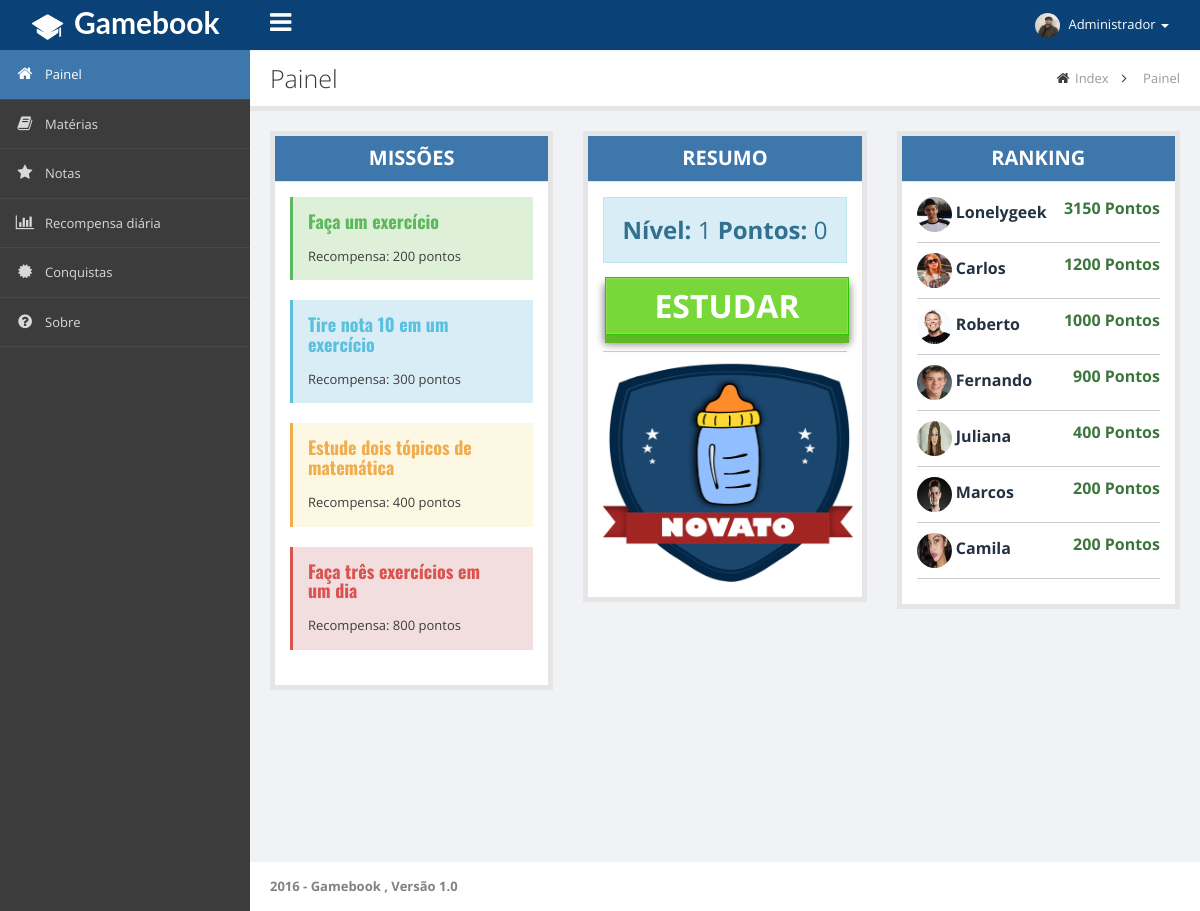
Page /painel.php (signed in) on the committed database.
### tables this page shows
CREATE TABLE `missao_estudante` (
  `id` int(11) NOT NULL,
  `id_missao` int(11) NOT NULL,
  `id_est` int(11) NOT NULL,
  `concluida` int(11) NOT NULL DEFAULT '0'
);

CREATE TABLE `missao` (
  `id` int(11) NOT NULL,
  `nome` varchar(200) NOT NULL,
  `objetivo` varchar(250) NOT NULL,
  `pontos` int(11) NOT NULL
);

CREATE TABLE `estudante` (
  `id` int(11) NOT NULL,
  `nome` varchar(100) NOT NULL,
  `email` varchar(100) NOT NULL,
  `senha` varchar(100) NOT NULL,
  `sexo` varchar(20) NOT NULL,
  `cidade` varchar(50) NOT NULL,
  `estado` varchar(20) NOT NULL,
  `nivel` int(11) NOT NULL DEFAULT '1',
  `pontos` int(11) NOT NULL DEFAULT '0',
  `nivel_acesso` int(11) NOT NULL DEFAULT '2',
  `anonasc` int(11) NOT NULL,
  `apelido` varchar(100) NOT NULL,
  `imagem` varchar(100) NOT NULL
);

### classes/db.class.php (called while the page is built, shortened)
<?php
class DB{
  private static $conn;
  public static function conn(){
  	if(is_null(self::$conn)){
  		self::$conn = new PDO('mysql:host=localhost;dbname=dbgamebook;','root','');
  	}
  	return self::$conn;
  }
}
?>

### classes/busca.class.php (called while the page is built, shortened)
<?php
class Busca extends DB{
    public function selecionarMissao($id){
  	   $sql = "SELECT * FROM missao INNER JOIN missao_estudante ON missao.id = missao_estudante.id_missao and missao_estudante.id_est = $id";
       self::conn()->query('SET NAMES utf8');
  	   return self::conn()->query($sql);
    }
     public function selecionarEstudante(){
          $sql = "SELECT * FROM estudante ORDER BY pontos DESC";
          self::conn()->query('SET NAMES utf8');
          return self::conn()->query($sql);
     }
     public function selecionarPontos($id){
          $sql = "SELECT pontos FROM estudante Where id = $id";
          self::conn()->query('SET NAMES utf8');
          return self::conn()->query($sql);
     }
}
?>

### painel.php (the view, shortened to what this page needs)
<?php
     include_once('classes/db.class.php');
     require_once('classes/busca.class.php');
     $busca = new Busca();
     $id = $_SESSION['usuarioId'];
     $nivel = $_SESSION['usuarioNivel'];
     $apelido = $_SESSION['usuarioApelido'];
     $imagem =  $_SESSION['usuarioImagem'];
     foreach($busca->selecionarPontos($id) as $linha){
             $pontos = $linha['pontos'];
     }
?>
<!DOCTYPE html>
<html lang="pt-br">
<head>
    <link type="text/css" rel="stylesheet" href="css/jquery-ui-1.10.4.custom.min.css">
    <link type="text/css" rel="stylesheet" href="css/font-awesome.min.css">
    <link type="text/css" rel="stylesheet" href="css/bootstrap.min.css">
    <link type="text/css" rel="stylesheet" href="css/animate.css">
    <link type="text/css" rel="stylesheet" href="css/all.css">
    <link type="text/css" rel="stylesheet" href="css/main.css">
    <link type="text/css" rel="stylesheet" href="css/style-responsive.css">
    <link type="text/css" rel="stylesheet" href="css/zabuto_calendar.min.css">
    <link type="text/css" rel="stylesheet" href="css/pace.css">
    <link type="text/css" rel="stylesheet" href="css/jquery.news-ticker.css">
    <link type="text/css" rel="stylesheet" href="css/botoes.css">
</head>
<body>
    <div>
        <div id="header-topbar-option-demo" class="page-header-topbar">
            <nav id="topbar" role="navigation" style="margin-bottom: 0;" data-step="3" class="navbar navbar-default navbar-static-top">
            <div class="navbar-header">
                <a id="logo" href="painel.php" class="navbar-brand"><span class="logo-text" ><img height="40" width="35" src="img/whiteicon.png" alt=""/>  <b>Gamebook</b></span></a>
                </div>
            <div class="topbar-main"><a id="menu-toggle" href="#" class="hidden-xs"><i class="fa fa-bars"></i></a>
                <ul class="nav navbar navbar-top-links navbar-right mbn">
                    <li class="dropdown topbar-user"><a data-hover="dropdown"  class="dropdown-toggle"><img src="img/<?php echo $imagem?>" alt="" class="img-responsive img-circle"/>&nbsp;<span class="hidden-xs"><?php echo $apelido ?></span>&nbsp;<span class="caret"></span></a>
                    </li>
                </ul>
            </div>
        </nav>
        </div>
        <div id="wrapper">
            <nav id="sidebar" role="navigation" data-step="2" data-intro="Template has &lt;b&gt;many navigation styles&lt;/b&gt;"
                data-position="right" class="navbar-default navbar-static-side">
            <div class="sidebar-collapse menu-scroll">
                <ul id="side-menu" class="nav">
                    <li class="active"><a href="painel.php"><i class="fa fa-home fa-fw">
                    </i><span class="menu-title">Painel</span></a></li>
                    <li><a href="materias.php"><i class="fa fa-book fa-fw">
                    </i><span class="menu-title">Matérias</span></a>
                    </li>
                    <li><a href="notas.php"><i class="fa fa-star fa-fw">
                    </i><span class="menu-title">Notas</span></a>
                    </li>
                    <li><a href="recompensadiaria.php"><i class="fa fa-bar-chart-o fa-fw">
                    </i><span class="menu-title">Recompensa diária</span></a>
                    </li>
                    <li><a href="conquistas.php"><i class="fa fa-certificate fa-fw">
                    </i><span class="menu-title">Conquistas</span></a>
                    </li>
                    <li><a href="Sobre.php"><i class="fa fa-question-circle fa-fw">
                    </i><span class="menu-title">Sobre</span></a>
                    </li>
                </ul>
            </div>
        </nav>
            <div id="page-wrapper">
                <div id="title-breadcrumb-option-demo" class="page-title-breadcrumb">
                    <div class="page-header pull-left">
                        <div class="page-title">
                            Painel</div>
                    </div>
                    <ol class="breadcrumb page-breadcrumb pull-right">
                        <li><i class="fa fa-home"></i>&nbsp;<a href="index.php">Index</a>&nbsp;&nbsp;<i class="fa fa-angle-right"></i>&nbsp;&nbsp;</li>
                        <li class="active">Painel</li>
                    </ol>
                    <div class="clearfix">
                    </div>
                </div>
                <div class="page-content">
                    <div id="tab-general">
                        <div class="row mbl">
                            <div class="col-lg-4">
                                <div class="portlet box">
                                    <div class="portlet-header">
                                           MISSÕES
                                    </div>
                                    <div class="portlet-body">
                                    <?php
                                            $i=0;
                                            foreach($busca->selecionarMissao($id) as $linha){
                                             if($i == 0){
                                                $res = "success";
                                             }else if($i == 1){
                                                $res = "info";
                                             }else if($i == 2){
                                                $res = "warning";
                                             }else if($i == 3){
                                                $res = "danger";
                                             }
                                    ?>
                                    <div class="note note-<?php echo $res ?>"><h4 class="box-heading"><?php  echo $linha['objetivo'] ?></h4>
                                            <p>Recompensa: <?php  echo $linha['pontos'] ?> pontos </p>
                                    </div>
                                    <?php
                                              $i++;
                                    }
                                    ?>
                                    </div>
                                </div>
                            </div>
                            <div class="col-lg-4">
                                <div class="portlet box">
                                    <div class="portlet-header">
                                           RESUMO
                                    </div>
                                    <div class="portlet-body">
                                        <center><div class="alert alert-info"><font size="5"><strong>Nível:</strong> <?php echo $nivel ?> <strong>Pontos:</strong> <?php echo $pontos ?></div> </font>
                                        <a href="materias.php"><button type="button" class="btn btn-success btn-block btn3d"><b><font size="6">ESTUDAR</font></b></button></a>  <hr>
                                       <img src="img/Novato.png" height="220" width="250"/>
                                       </center>
                                    </div>
                                </div>
                            </div><div class="col-lg-4">
                                <div class="portlet box">
                                    <div class="portlet-header">
                                           RANKING
                                    </div>
                                    <div class="portlet-body">
                                        <ul class="list-unstyled">
                                         <?php
                                               $i=0;
                                               foreach($busca->selecionarEstudante() as $linha){
                                               if ($i==7) break ;
                                          ?>
                                          <li><b><img height="35" width="35" src="img/<?php echo $linha['imagem']?> " alt="" class=" img-circle"/><font color="#233140" size="3"><?php echo " ".$linha['apelido'] ?></font><div class="text-success pull-right"><font size="3"><?php echo $linha['pontos'] ?> Pontos</font></div></b></li><hr>
                                        <?php
                                           $i++;
                                           }
                                        ?>
                                        </ul>
                                    </div>
                                </div>
                            </div>
                        </div>
                    </div>
                </div>
                <div id="footer">
                        <font color="#848181"><b>2016 - Gamebook , Versão 1.0</b></font>
                </div>
            </div>
        </div>
    </div>
</body>
</html>

### css/style-responsive.css (style rules this page uses)
.box-heading { font-weight: bold; font-family: 'Oswald'; margin-bottom: 15px; }

### css/botoes.css (style rules this page uses)
.btn3d { position:relative; top: -6px; border:0; transition: all 40ms linear; margin-top:10px; margin-bottom:10px; margin-left:2px; margin-right:2px; }
.btn3d.btn-success { box-shadow:0 0 0 1px #31c300 inset, 0 0 0 2px rgba(255,255,255,0.15) inset, 0 8px 0 0 #5eb924, 0 8px 8px 1px rgba(0,0,0,0.5); background-color:#78d739; }

### rows in the picture
missao_estudante: id_missao.objetivo "Faça um exercício", id_missao.pontos "200"
missao_estudante: id_missao.objetivo "Tire nota 10 em um exercício", id_missao.pontos "300"
missao_estudante: id_missao.objetivo "Estude dois tópicos de matemática", id_missao.pontos "400"
missao_estudante: id_missao.objetivo "Faça três exercícios em um dia", id_missao.pontos "800"
estudante: pontos "0"
estudante: imagem (picture), apelido "Lonelygeek", pontos "3150"
estudante: imagem (picture), apelido "Carlos", pontos "1200"
estudante: imagem (picture), apelido "Roberto", pontos "1000"
estudante: imagem (picture), apelido "Fernando", pontos "900"
estudante: imagem (picture), apelido "Juliana", pontos "400"
estudante: imagem (picture), apelido "Marcos", pontos "200"
estudante: imagem (picture), apelido "Camila", pontos "200"

### other values in the picture
$apelido "Administrador"
$nivel "1"
